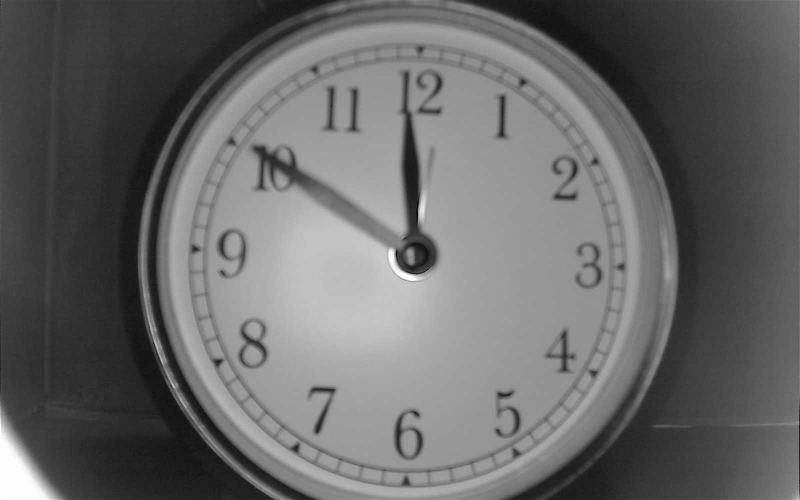
#> input picture reloj/data-resampled/clock_1150.png, 800 x 500 px
$ jupyter execute Reloj.ipynb
#> lines starting #> are read from the running program, lines starting #| are printed output that depends on the picture; after the words box and inside, x2 and y2 are one past the last pixel; in counts of white or black regions, pixels touching at a corner belong together
[cell 1]
import cv2
import numpy as np
import math
import matplotlib.pyplot as plt

[cell 2]
import cv2
import numpy as np
import math
import matplotlib.pyplot as plt

def detectar_hora_radial(imagen_path, mostrar=True, mostrar_mascara=True,
                         delta_grados=3, separacion_max_grados=5):
#> called with imagen_path = 'data-resampled/clock_1150.png', mostrar = True, mostrar_mascara = True, delta_grados = 3, separacion_max_grados = 5
    img = cv2.imread(imagen_path)
#> img is the input picture: shape (500, 800, 3); min 9, max 254, mean 104.1
    if img is None:
        raise ValueError("No se pudo leer la imagen")

    gray = cv2.cvtColor(img, cv2.COLOR_BGR2GRAY)
    gray_blur = cv2.GaussianBlur(gray, (5,5), 0)

    circles = cv2.HoughCircles(gray_blur, cv2.HOUGH_GRADIENT, dp=1.2,
                           minDist=100, param1=100, param2=30,
                           minRadius=50, maxRadius=200)
#> circles = [[406.2, 271.8, 199.3], [316.2, 339, 151.6], [316.2, 210.6, 166.3], [501, 363, 136.6], [484.2, 208.2, 174.2], [342.6, 99, 97.28], [111, 378.6, 113.2], [503.4, 102.6, 80.12], [395.4, 408.6, 78.92], [156.6, 480.6, 81.32]]

    if circles is None:
        raise ValueError("No se detectó un círculo del reloj")

    circles = np.around(circles)  # no usar np.uint16 aquí
#> circles = [[406, 272, 199], [316, 339, 152], [316, 211, 166], [501, 363, 137], [484, 208, 174], [343, 99, 97], [111, 379, 113], [503, 103, 80], [395, 409, 79], [157, 481, 81]]
    x_center, y_center, r = circles[0][0]
#> x_center = 406; y_center = 272; r = 199

    # desplazar centro manualmente
    offset_x = 4   # píxeles a la derecha
    offset_y = -15  # píxeles arriba
    x_center = int(x_center + offset_x)
#> x_center = 410
    y_center = int(y_center + offset_y)
#> y_center = 257
    r = int(r)

    hsv = cv2.cvtColor(img, cv2.COLOR_BGR2HSV)
#> hsv: shape (500, 800, 3); mean H, S, V 0, 0, 104.1
    v = hsv[:,:,2]
    thresh = cv2.adaptiveThreshold(v, 255,
                                   cv2.ADAPTIVE_THRESH_GAUSSIAN_C,
                                   cv2.THRESH_BINARY_INV,
                                   31, 2)
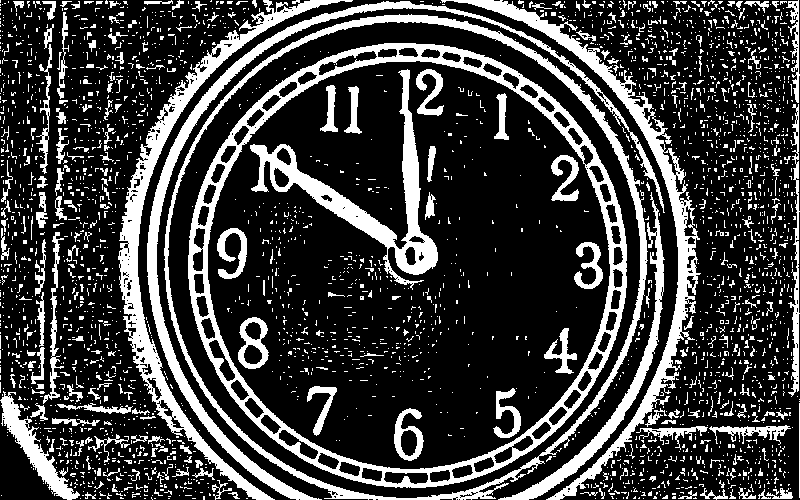
#> thresh: shape (500, 800); 24.3% white; 2898 white regions (2619 under 20 px), largest, box (x1, y1, x2, y2) and area: (188, 43, 627, 488) 16092, (118, 0, 353, 500) 9279, (164, 14, 648, 500) 8995

    if mostrar_mascara:
        plt.figure(figsize=(5,5))
        plt.imshow(thresh, cmap='gray')
        plt.title("Máscara binaria")
        plt.axis('off')
        plt.show()

    angulos = np.linspace(0, 2*np.pi, 360, endpoint=False)
    intensidades = []
    delta = np.deg2rad(delta_grados)

    # Intensidad media en abanico angular
    for ang in angulos:
        angs_sector = np.linspace(ang-delta, ang+delta, 5)
        xs_sector, ys_sector = [], []
        for a in angs_sector:
            xs = x_center + np.cos(a)*np.arange(15, int(r*0.8))
            ys = y_center - np.sin(a)*np.arange(15, int(r*0.8))
            xs_sector.append(xs)
            ys_sector.append(ys)
        xs_sector = np.clip(np.array(xs_sector), 0, thresh.shape[1]-1).astype(int)
        ys_sector = np.clip(np.array(ys_sector), 0, thresh.shape[0]-1).astype(int)
        intensidades.append(np.mean(thresh[ys_sector, xs_sector]))
#> after the loop, intensidades = 360 values, max 230.6 at index 145, min 7.44 at index 170, mean 37.69
    intensidades = np.array(intensidades)

    # ángulos ordenados por intensidad descendente
    indices_orden = np.argsort(intensidades)[::-1]
#> indices_orden = 360 values, max 359 at index 172, min 0 at index 167, mean 179.5
    angulos_orden = angulos[indices_orden]
#> angulos_orden = 360 values, max 6.27 at index 172, min 0 at index 167, mean 3.13

    # Tomar los dos primeros picos fusionando si están demasiado cerca
    angs_detectados = []
    for ang in angulos_orden:
        if not angs_detectados:
            angs_detectados.append(ang)
        else:
            dif = abs(np.rad2deg((ang - angs_detectados[-1] + np.pi) % (2*np.pi) - np.pi))
            if dif < separacion_max_grados:
                angs_detectados[-1] = (angs_detectados[-1] + ang) / 2.0
            else:
                angs_detectados.append(ang)
        if len(angs_detectados) == 2:
            break
#> this loop made 6 passes
#> (ang, dif) on passes 2 to 6: (2.51, 1), (2.5, 1.5), (2.55, 2.25), (2.48, 2.88), (1.59, 52.44)
#> after the loop, angs_detectados = [2.5, 1.59]

    if len(angs_detectados) < 2:
        raise ValueError("No se detectaron dos agujas claramente")

    angs_rad = np.array(angs_detectados)
#> angs_rad = [2.5, 1.59]

    # medir longitud y densidad de blanco de cada aguja
    longitudes = []
    densidades = []
    for ang in angs_rad:
        angs_sector = np.linspace(ang-delta, ang+delta, 5)
        longitudes_sector = []
        densidades_sector = []
        for a in angs_sector:
            xs = x_center + np.cos(a)*np.arange(15, int(r*0.8))
            ys = y_center - np.sin(a)*np.arange(15, int(r*0.8))
            xs = np.clip(xs, 0, thresh.shape[1]-1).astype(int)
            ys = np.clip(ys, 0, thresh.shape[0]-1).astype(int)
            vals = thresh[ys, xs]
            longitud = np.argmax(vals == 0) if np.any(vals==0) else len(vals)
            longitudes_sector.append(longitud)
            densidades_sector.append(np.mean(vals==255))
        longitudes.append(np.mean(longitudes_sector))
        densidades.append(np.mean(densidades_sector))
#> this loop made 2 passes
#> (ang, angs_sector) on passes 1 to 2: (2.5, [2.45, 2.48, 2.5, 2.53, 2.56]), (1.59, [1.54, 1.56, 1.59, 1.61, 1.64])
#> after the loop, densidades = [0.91, 0.822]; longitudes = [60.8, 4.4]

    long_rel = np.array(longitudes) / float(r)
#> long_rel = [0.306, 0.0221]
    densidades = np.array(densidades)

    # asignar minutero/hora según densidad de blanco (o mezcla densidad+longitud)
    # aquí usamos solo densidad: la aguja con mayor densidad de blanco alrededor es minutero
    idx_min = np.argmax(densidades)
#> idx_min = 0
    idx_hor = 1 - idx_min
#> idx_hor = 1

    ang_minuto_rad = angs_rad[idx_min]
#> ang_minuto_rad = 2.5
    ang_hora_rad = angs_rad[idx_hor]
#> ang_hora_rad = 1.59

    ang_minuto = math.degrees(ang_minuto_rad)
#> ang_minuto = 143.4
    ang_hora = math.degrees(ang_hora_rad)
#> ang_hora = 91

    minuto = int(((90 - ang_minuto) % 360) / 6)
#> minuto = 51
    hora = int(((90 - ang_hora) % 360) / 30)
#> hora = 11
    hora = (hora + (minuto/60)) % 12
#> hora = 11.85

    if mostrar:
        img_draw = img.copy()
        cv2.circle(img_draw, (x_center, y_center), int(r), (0,255,0), 2)
        # minutero en azul
        x_end_m = int(x_center + r*0.9*np.cos(ang_minuto_rad))
#> x_end_m = 266
        y_end_m = int(y_center - r*0.9*np.sin(ang_minuto_rad))
#> y_end_m = 150
        cv2.line(img_draw, (x_center, y_center), (x_end_m, y_end_m), (255,0,0), 2)
        # horario en amarillo
        x_end_h = int(x_center + r*0.8*np.cos(ang_hora_rad))
#> x_end_h = 407
        y_end_h = int(y_center - r*0.8*np.sin(ang_hora_rad))
#> y_end_h = 97
        cv2.line(img_draw, (x_center, y_center), (x_end_h, y_end_h), (0,255,255), 2)
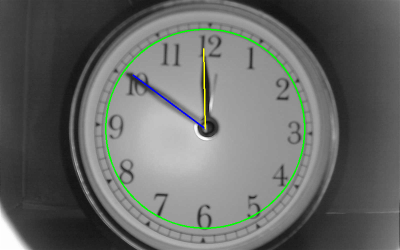
#> img_draw: shape (500, 800, 3) (shown at 1/2 size); mean B, G, R 103, 105.3, 103
        plt.figure(figsize=(6,6))
        plt.imshow(cv2.cvtColor(img_draw, cv2.COLOR_BGR2RGB))
        plt.title(f"Hora detectada: {int(hora):02d}:{int(minuto):02d}")
        plt.axis('off')
        plt.show()

    return hora, minuto

# Uso:
detectar_hora_radial("data-resampled/clock_1150.png")

[cell 3]
from glob import glob


imagenes = glob("data-resampled/*.png")
#> imagenes = ['data-resampled/clock_0212.png', 'data-resampled/clock_0213.png', 'data-resampled/clock_0224.png', 'data-resampled/clock_1150.png']
for img_path in imagenes:
    try:
        h, m = detectar_hora_radial(img_path)
#> call 2 of detectar_hora_radial, with imagen_path = 'data-resampled/clock_0212.png', mostrar = True, mostrar_mascara = True, delta_grados = 3, separacion_max_grados = 5
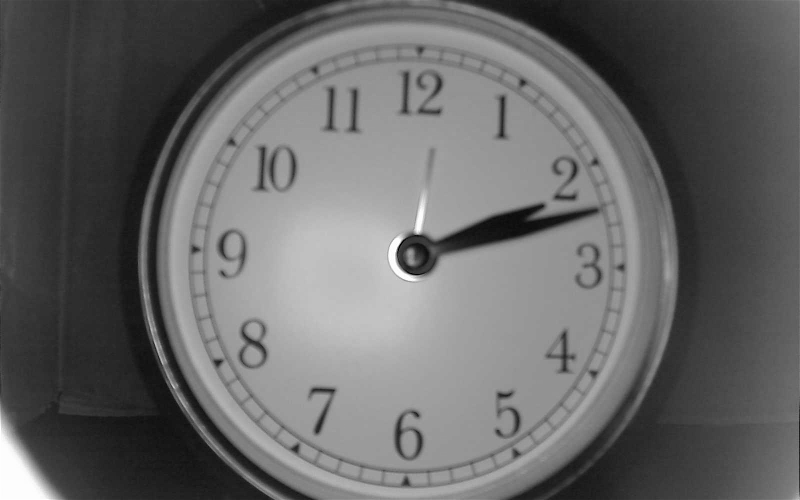
#> input picture reloj/data-resampled/clock_0212.png, 800 x 500 px
#> in detectar_hora_radial, img is the input picture: shape (500, 800, 3); min 1, max 254, mean 102.7
#> in detectar_hora_radial (call 2), `circles = cv2.HoughCircles(gray_blur, cv2.HOUGH_GRADIENT, dp=1.2, minD..`: circles = [[408.6, 269.4, 199.3], [331.8, 340.2, 162.2], [343.8, 189, 175.4], [513, 352.2, 134.6], [457.8, 179.4, 168.8], [263.4, 261, 125.2], [289.8, 94.2, 67.04], [107.4, 375, 114.8], [527.4, 88.2, 55.4]]
#> in detectar_hora_radial (call 2), `circles = np.around(circles)`: circles = [[409, 269, 199], [332, 340, 162], [344, 189, 175], [513, 352, 135], [458, 179, 169], [263, 261, 125], [290, 94, 67], [107, 375, 115], [527, 88, 55]]
#> in detectar_hora_radial (call 2), `x_center, y_center, r = circles[0][0]`: x_center = 409; y_center = 269
#> in detectar_hora_radial (call 2), `x_center = int(x_center + offset_x)`: x_center = 413
#> in detectar_hora_radial (call 2), `y_center = int(y_center + offset_y)`: y_center = 254
#> in detectar_hora_radial (call 2), `thresh = cv2.adaptiveThreshold(v, 255, cv2.ADAPTIVE_THRESH_GAUSSIAN_C,..`:
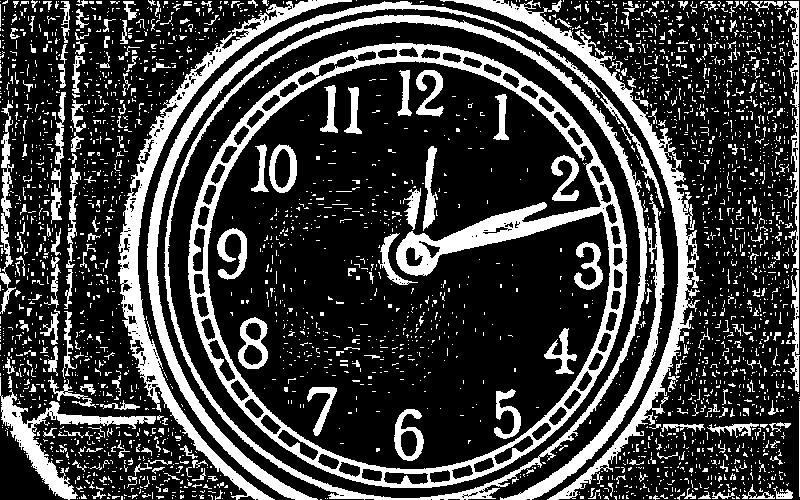
#> thresh: shape (500, 800); 24.4% white; 2981 white regions (2713 under 20 px), largest, box (x1, y1, x2, y2) and area: (188, 43, 627, 488) 20070, (164, 15, 665, 500) 12294, (118, 0, 352, 500) 8867
#> in detectar_hora_radial (call 2), `angulos = np.linspace(0, 2*np.pi, 360, endpoint=False)`: angulos = 360 values from 0 to 6.27
#> in detectar_hora_radial (call 2), `delta = np.deg2rad(delta_grados)`: delta = 0.0524
#> the loop in detectar_hora_radial (call 2), `for ang in angulos:` made 360 passes
#> (ang, angs_sector) on passes 2 to 4: (0.0175, [-0.0349, -0.00873, 0.0175, 0.0436, 0.0698]), (0.0349, [-0.0175, 0.00873, 0.0349, 0.0611, 0.0873]), (0.0524, [0, 0.0262, 0.0524, 0.0785, 0.105])
#> after the loop in detectar_hora_radial (call 2), `for ang in angulos:`: intensidades = 360 values, max 205.8 at index 12, min 10.98 at index 40, mean 39.31
#> in detectar_hora_radial (call 2), `indices_orden = np.argsort(intensidades)[::-1]`: indices_orden = 360 values, max 359 at index 275, min 0 at index 256, mean 179.5
#> in detectar_hora_radial (call 2), `angulos_orden = angulos[indices_orden]`: angulos_orden = 360 values, max 6.27 at index 275, min 0 at index 256, mean 3.13
#> the loop in detectar_hora_radial (call 2), `for ang in angulos_orden:` made 6 passes
#> (ang, dif) on passes 2 to 6: (0.227, 1), (0.192, 1.5), (0.244, 2.25), (0.262, 2.12), (0.349, 6.06)
#> after the loop in detectar_hora_radial (call 2), `for ang in angulos_orden:`: angs_detectados = [0.243, 0.349]
#> the loop in detectar_hora_radial (call 2), `for ang in angs_rad:` made 2 passes
#> (ang, angs_sector) on passes 1 to 2: (0.243, [0.191, 0.217, 0.243, 0.269, 0.296]), (0.349, [0.297, 0.323, 0.349, 0.375, 0.401])
#> after the loop in detectar_hora_radial (call 2), `for ang in angs_rad:`: densidades = [0.753, 0.732]; longitudes = [1.6, 0.8]
#> in detectar_hora_radial (call 2), `long_rel = np.array(longitudes) / float(r)`: long_rel = [0.00804, 0.00402]
#> in detectar_hora_radial (call 2), `ang_minuto_rad = angs_rad[idx_min]`: ang_minuto_rad = 0.243
#> in detectar_hora_radial (call 2), `ang_hora_rad = angs_rad[idx_hor]`: ang_hora_rad = 0.349
#> in detectar_hora_radial (call 2), `ang_minuto = math.degrees(ang_minuto_rad)`: ang_minuto = 13.94
#> in detectar_hora_radial (call 2), `ang_hora = math.degrees(ang_hora_rad)`: ang_hora = 20
#> in detectar_hora_radial (call 2), `minuto = int(((90 - ang_minuto) % 360) / 6)`: minuto = 12
#> in detectar_hora_radial (call 2), `hora = int(((90 - ang_hora) % 360) / 30)`: hora = 2
#> in detectar_hora_radial (call 2), `hora = (hora + (minuto/60)) % 12`: hora = 2.2
#> in detectar_hora_radial (call 2), `x_end_m = int(x_center + r*0.9*np.cos(ang_minuto_rad))`: x_end_m = 586
#> in detectar_hora_radial (call 2), `y_end_m = int(y_center - r*0.9*np.sin(ang_minuto_rad))`: y_end_m = 210
#> in detectar_hora_radial (call 2), `x_end_h = int(x_center + r*0.8*np.cos(ang_hora_rad))`: x_end_h = 562
#> in detectar_hora_radial (call 2), `y_end_h = int(y_center - r*0.8*np.sin(ang_hora_rad))`: y_end_h = 199
#> in detectar_hora_radial (call 2), `cv2.line(img_draw, (x_center, y_center), (x_end_h, y_end_h), (0,255,25..`:
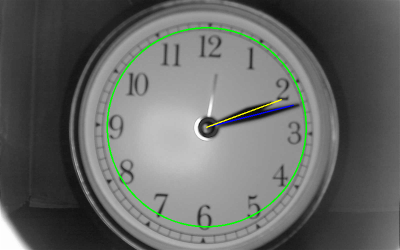
#> img_draw: shape (500, 800, 3) (shown at 1/2 size); mean B, G, R 101.6, 104, 101.6
#> h = 2.2; m = 12
        print(f"{img_path}: {h:02d}:{m:02d}")
    except Exception as e:
        print(f"{img_path}: error -> {e}")
#| data-resampled/clock_0212.png: error -> Unknown format code 'd' for object of type 'float'
#> pass 2 of the loop `for img_path in imagenes:`:
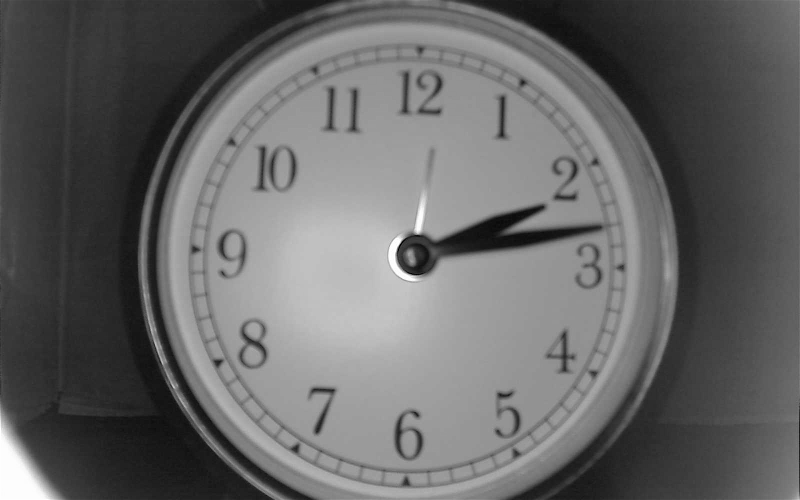
#> input picture reloj/data-resampled/clock_0213.png, 800 x 500 px
#> in detectar_hora_radial, img is the input picture: shape (500, 800, 3); min 1, max 254, mean 102.5
#> in detectar_hora_radial (call 3), `circles = cv2.HoughCircles(gray_blur, cv2.HOUGH_GRADIENT, dp=1.2, minD..`: circles = [[408.6, 269.4, 199.3], [329.4, 331.8, 166.3], [343.8, 192.6, 178.2], [492.6, 336.6, 110.4], [442.2, 172.2, 168.7], [257.4, 262.2, 119.6], [279, 97.8, 55.4], [112.2, 399, 110.7], [407.4, 408.6, 76.28], [527.4, 105, 68.48]]
#> in detectar_hora_radial (call 3), `circles = np.around(circles)`: circles = [[409, 269, 199], [329, 332, 166], [344, 193, 178], [493, 337, 110], [442, 172, 169], [257, 262, 120], [279, 98, 55], [112, 399, 111], [407, 409, 76], [527, 105, 68]]
#> in detectar_hora_radial (call 3), `x_center, y_center, r = circles[0][0]`: x_center = 409; y_center = 269
#> in detectar_hora_radial (call 3), `x_center = int(x_center + offset_x)`: x_center = 413
#> in detectar_hora_radial (call 3), `y_center = int(y_center + offset_y)`: y_center = 254
#> in detectar_hora_radial (call 3), `thresh = cv2.adaptiveThreshold(v, 255, cv2.ADAPTIVE_THRESH_GAUSSIAN_C,..`:
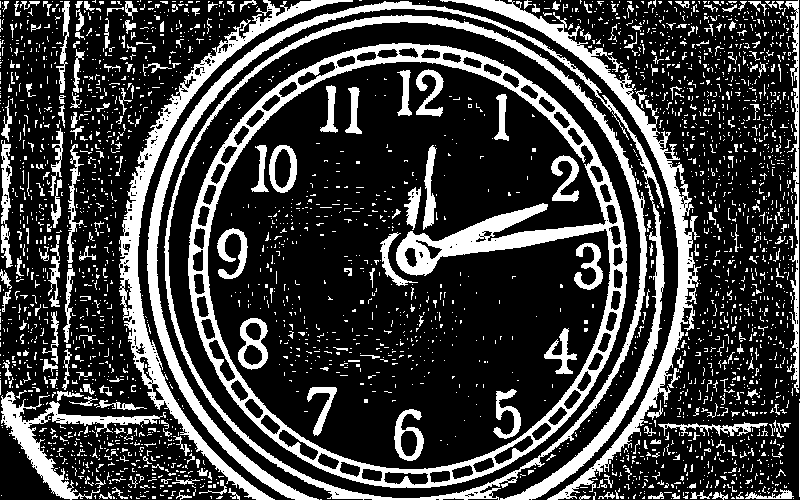
#> thresh: shape (500, 800); 24.5% white; 2893 white regions (2631 under 20 px), largest, box (x1, y1, x2, y2) and area: (188, 43, 627, 488) 20393, (147, 1, 665, 500) 11388, (119, 0, 353, 500) 8909
#> the loop in detectar_hora_radial (call 3), `for ang in angulos:` made 360 passes
#> after the loop in detectar_hora_radial (call 3), `for ang in angulos:`: intensidades = 360 values, max 209.3 at index 7, min 10.98 at index 43, mean 40.32
#> indices_orden = 360 values, max 359 at index 61, min 0 at index 50, mean 179.5
#> angulos_orden = 360 values, max 6.27 at index 61, min 0 at index 50, mean 3.13
#> the loop in detectar_hora_radial (call 3), `for ang in angulos_orden:` made 4 passes
#> (ang, dif) on passes 2 to 4: (0.14, 1), (0.105, 1.5), (0.349, 13.25)
#> after the loop in detectar_hora_radial (call 3), `for ang in angulos_orden:`: angs_detectados = [0.118, 0.349]
#> the loop in detectar_hora_radial (call 3), `for ang in angs_rad:` made 2 passes
#> (ang, angs_sector) on passes 1 to 2: (0.118, [0.0654, 0.0916, 0.118, 0.144, 0.17]), (0.349, [0.297, 0.323, 0.349, 0.375, 0.401])
#> after the loop in detectar_hora_radial (call 3), `for ang in angs_rad:`: densidades = [0.822, 0.767]; longitudes = [2.6, 1.2]
#> long_rel = [0.0131, 0.00603]
#> ang_minuto_rad = 0.118
#> ang_minuto = 6.75
#> minuto = 13
#> in detectar_hora_radial (call 3), `hora = int(((90 - ang_hora) % 360) / 30)`: hora = 2
#> in detectar_hora_radial (call 3), `hora = (hora + (minuto/60)) % 12`: hora = 2.22
#> x_end_m = 590
#> y_end_m = 232
#> in detectar_hora_radial (call 3), `cv2.line(img_draw, (x_center, y_center), (x_end_h, y_end_h), (0,255,25..`:
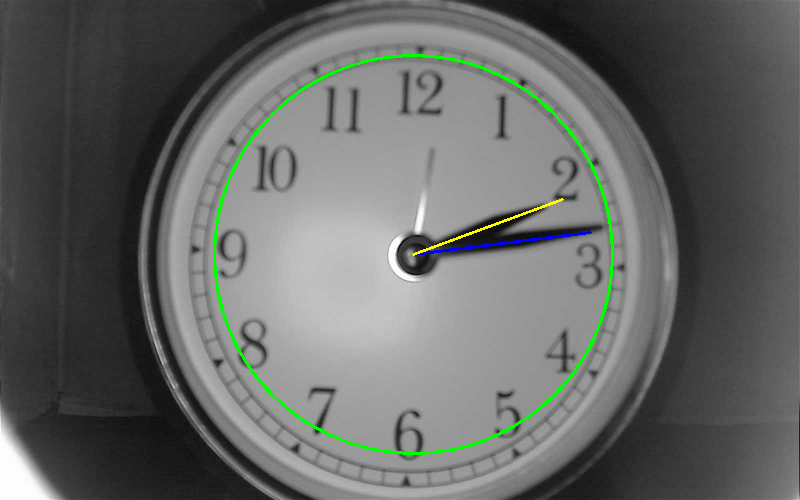
#> img_draw: shape (500, 800, 3); mean B, G, R 101.5, 103.8, 101.4
#> h = 2.22; m = 13
#| data-resampled/clock_0213.png: error -> Unknown format code 'd' for object of type 'float'
